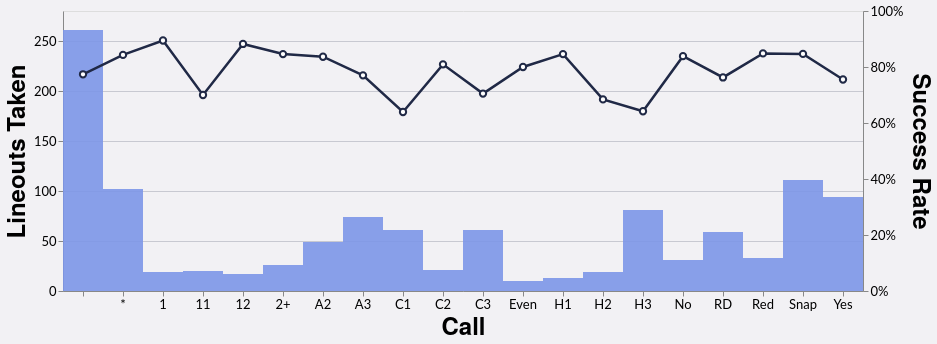

Source (Vega-Lite JSON):
### Vega-Lite specification from a JSON file in a GitHub repository (floating-point values rounded to 4 significant figures)
{"config": {"axis": {"labelFont": "Lato, sans-serif", "titleFont": "PT Sans Narrow, Helvetica Neue, Helvetica, Arial, sans-serif", "labelFontSize": 13, "titleFontSize": 24, "gridColor": "#202947", "gridOpacity": 0.2}, "header": {"labelFont": "PT Sans Narrow, Helvetica Neue, Helvetica, Arial, sans-serif", "titleFont": "PT Sans Narrow, Helvetica Neue, Helvetica, Arial, sans-serif", "labelFontSize": 24, "titleFontSize": 28, "labelFontWeight": "bold", "orient": "left"}, "legend": {"labelFont": "Lato, sans-serif", "titleFont": "PT Sans Narrow, Helvetica Neue, Helvetica, Arial, sans-serif", "labelFontSize": 14, "titleFontSize": 16, "titlePadding": 5, "fillColor": "white", "strokeColor": "black", "padding": 10, "titleFontWeight": "lighter", "titleFontStyle": "italic", "titleColor": "gray", "offset": 10}, "title": {"font": "PT Sans Narrow, Helvetica Neue, Helvetica, Arial, sans-serif", "fontSize": 48, "fontWeight": "bold", "anchor": "start", "align": "center", "titlePadding": 20, "subtitlePadding": 10, "subtitleFontSize": 13, "subtitleColor": "", "subtitleFontStyle": "italic", "offset": 15, "color": "black"}, "axisX": {"labelAngle": 0}, "facet": {"title": null, "header": null, "align": {"row": "each", "column": "each"}}, "resolve": {"scale": {"y": "independent", "facet": "independent"}}, "background": "#f2f1f4", "scale": {"offsetBandPaddingOuter": 0.2, "offsetBandPaddingInner": 0.1}}, "layer": [{"mark": {"type": "bar", "color": "#7d96e8", "opacity": 0.9, "size": 40}, "encoding": {"color": {"value": "#7d96e8"}, "tooltip": [{"field": "call", "title": "Call", "type": "nominal"}, {"field": "attempts", "title": "Attempts", "type": "quantitative"}, {"field": "won", "title": "Won", "type": "quantitative"}, {"field": "success_rate", "format": ".1%", "title": "Success Rate", "type": "quantitative"}], "x": {"axis": {"labelOverlap": "greedy"}, "field": "call", "sort": null, "title": "Call", "type": "nominal"}, "y": {"field": "attempts", "title": "Lineouts Taken", "type": "quantitative"}}}, {"mark": {"type": "line", "point": {"fill": "white", "filled": false, "size": 40, "stroke": "#202946"}, "stroke": "#202946", "strokeWidth": 2.5}, "encoding": {"x": {"field": "call", "sort": null, "title": "Call", "type": "nominal"}, "y": {"axis": {"format": "%"}, "field": "success_rate", "scale": {"domain": [0, 1]}, "title": "Success Rate", "type": "quantitative"}}}], "data": {"name": "data-ca215b503c429e17ddceaa2a06af1901"}, "height": 280, "resolve": {"scale": {"y": "independent"}}, "width": {"step": 40}, "$schema": "https://vega.github.io/schema/vega-lite/v5.20.1.json", "datasets": {"data-ca215b503c429e17ddceaa2a06af1901": [{"call": "", "attempts": 261, "won": 202, "success_rate": 0.7739}, {"call": "*", "attempts": 102, "won": 86, "success_rate": 0.8431}, {"call": "1", "attempts": 19, "won": 17, "success_rate": 0.8947}, {"call": "11", "attempts": 20, "won": 14, "success_rate": 0.7}, {"call": "12", "attempts": 17, "won": 15, "success_rate": 0.8824}, {"call": "2+", "attempts": 26, "won": 22, "success_rate": 0.8462}, {"call": "A2", "attempts": 49, "won": 41, "success_rate": 0.8367}, {"call": "A3", "attempts": 74, "won": 57, "success_rate": 0.7703}, {"call": "C1", "attempts": 61, "won": 39, "success_rate": 0.6393}, {"call": "C2", "attempts": 21, "won": 17, "success_rate": 0.8095}, {"call": "C3", "attempts": 61, "won": 43, "success_rate": 0.7049}, {"call": "Even", "attempts": 10, "won": 8, "success_rate": 0.8}, {"call": "H1", "attempts": 13, "won": 11, "success_rate": 0.8462}, {"call": "H2", "attempts": 19, "won": 13, "success_rate": 0.6842}, {"call": "H3", "attempts": 81, "won": 52, "success_rate": 0.642}, {"call": "No", "attempts": 31, "won": 26, "success_rate": 0.8387}, {"call": "RD", "attempts": 59, "won": 45, "success_rate": 0.7627}, {"call": "Red", "attempts": 33, "won": 28, "success_rate": 0.8485}, {"call": "Snap", "attempts": 111, "won": 94, "success_rate": 0.8468}, {"call": "Yes", "attempts": 94, "won": 71, "success_rate": 0.7553}]}}
